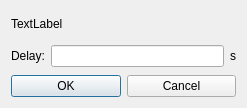
<?xml version="1.0" encoding="UTF-8"?>
<ui version="4.0">
 <class>ICSubModifyDialog</class>
 <widget class="QDialog" name="ICSubModifyDialog">
  <property name="geometry">
   <rect>
    <x>0</x>
    <y>0</y>
    <width>247</width>
    <height>108</height>
   </rect>
  </property>
  <property name="windowTitle">
   <string>Dialog</string>
  </property>
  <layout class="QVBoxLayout" name="verticalLayout">
   <item>
    <widget class="QLabel" name="currentMoldItemLabel">
     <property name="text">
      <string>TextLabel</string>
     </property>
    </widget>
   </item>
   <item>
    <layout class="QHBoxLayout" name="horizontalLayout">
     <item>
      <widget class="QLabel" name="label">
       <property name="text">
        <string>Delay:</string>
       </property>
      </widget>
     </item>
     <item>
      <widget class="ICLineEditWithVirtualNumericKeypad" name="delayEdit"/>
     </item>
     <item>
      <widget class="QLabel" name="label_2">
       <property name="text">
        <string>s</string>
       </property>
      </widget>
     </item>
    </layout>
   </item>
   <item>
    <layout class="QHBoxLayout" name="horizontalLayout_2">
     <item>
      <widget class="QPushButton" name="okButton">
       <property name="text">
        <string>OK</string>
       </property>
      </widget>
     </item>
     <item>
      <widget class="QPushButton" name="cancelButton">
       <property name="text">
        <string>Cancel</string>
       </property>
      </widget>
     </item>
    </layout>
   </item>
  </layout>
 </widget>
 <customwidgets>
  <customwidget>
   <class>ICLineEditWithVirtualNumericKeypad</class>
   <extends>QLineEdit</extends>
   <header>iclineeditwithvirtualnumerickeypad.h</header>
  </customwidget>
 </customwidgets>
 <resources/>
 <connections/>
</ui>
